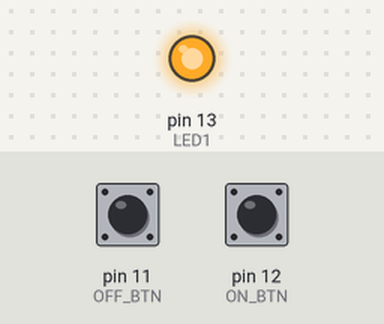
This sketch was run on a simulated Arduino Uno, built with avr-gcc and run on an emulated ATmega328P. Shown: output pins drawn as LEDs (lit = HIGH). Inputs (shaded band) come from the test bench; at power-on: pin 11 (OFF_BTN) HIGH, pin 12 (ON_BTN) HIGH.

Above: at 1.2 s.
1.3 s: pin 11 (OFF_BTN) pulled LOW for 0.15 s
At 1.7 s:
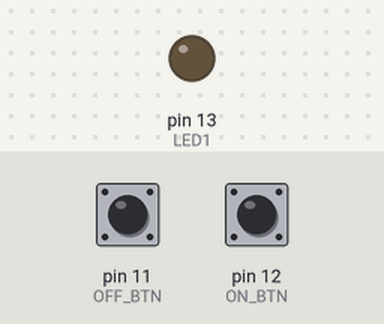
2.9 s: pin 12 (ON_BTN) pulled LOW for 0.15 s
At 4.1 s:
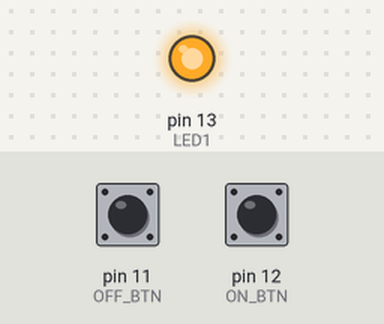
4.5 s: pin 11 (OFF_BTN) pulled LOW for 1 s
At 5.3 s:
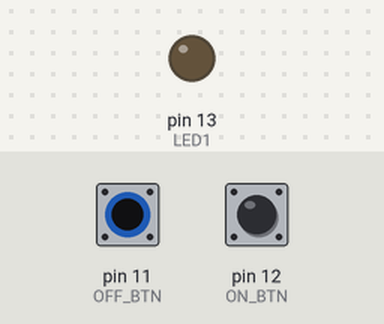
Timing chart, 0 to 7.5 s (numbered marks = the images above; inputs shaded):
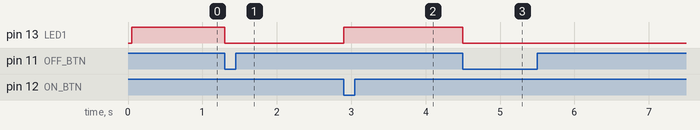

Measured:
- after the input at 1.3 s, pin 13 (LED1): HIGH → LOW at once
- after the input at 2.9 s, pin 13 (LED1): LOW → HIGH at once
- after the input at 4.5 s, pin 13 (LED1): HIGH → LOW at once

The sketch:

8.1.ino
```cpp
// C++ code
//

const int LED1 = 13;
const int ON_BTN = 12;
const int OFF_BTN = 11;

const int DEBOUNCE_TIME = 50;

void setup()
{
  pinMode(LED1, OUTPUT);
  pinMode(ON_BTN, INPUT_PULLUP);
  pinMode(OFF_BTN, INPUT_PULLUP);
  Serial.begin(9600);
}

void loop()
{
  static bool led_on = false;

  bool on_btn_pressed = on_button_pressed();
  bool off_btn_pressed = off_button_pressed();

  if(on_btn_pressed){
 	  led_on = true;
  }
  else if(off_btn_pressed == true){
 	  led_on = false;
  }


  if(led_on == false){
  	digitalWrite(LED1, LOW);
  }
  else{
  	digitalWrite(LED1, HIGH);
  }

  // Serial.println(new_time);
  // Serial.println(new_time);
}

/// Stateful function to detect whether the ON button was pressed.
/// Returns true once for each time the button was pressed, false otherwise.
/// @return true if a new button press was detected since the last call to this function, false otherwise
bool on_button_pressed(){
  static bool old_state;
  static unsigned long prev_time;
  const char value = digitalRead(ON_BTN);
  unsigned long current_time = millis(); // save current time in time

  if (value != old_state && current_time - prev_time > DEBOUNCE_TIME){
    old_state = value;
    prev_time = current_time;

    if(value == true){
      return true;
    }
  }
  else{
  	return false;
  }
}

/// Stateful function to detect whether the OFF button was pressed.
/// Returns true once for each time the button was pressed, false otherwise.
/// @return true if a new button press was detected since the last call to this function, false otherwise
bool off_button_pressed(){
  static bool old_state;
  static unsigned long prev_time;
  const char value = digitalRead(OFF_BTN);
  unsigned long current_time = millis(); // save current time in time

  if (value != old_state && current_time - prev_time > DEBOUNCE_TIME){
    old_state = value;
    prev_time = current_time;

    if(value == HIGH){
      return true;
    }
  }
  else{
  	return false;
  }
}	
```
